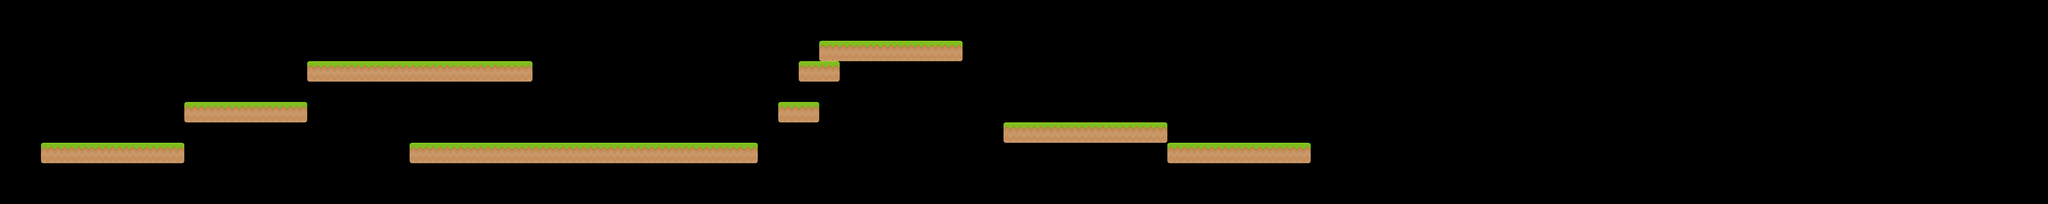

The image is a tile-based game level rendered from a .tmx file. Its description and source (layers, tilesets, objects; grid data summarised) follow:
An orthogonal 100x10 tile map with 70x70 px tiles, 1 tile layer (layer1) and 16 objects.

<map version="1.2" tiledversion="1.2.4" orientation="orthogonal" renderorder="right-down" width="100" height="10" tilewidth="70" tileheight="70" infinite="0" nextlayerid="9" nextobjectid="25">
 <tileset firstgid="1" name="heins_tiles" tilewidth="70" tileheight="70" spacing="2" tilecount="156" columns="12">
  <image source="tiles_spritesheet.png" trans="ff00ff" width="914" height="936" />
 </tileset>
 <layer id="6" name="layer1" width="100" height="10">
  <data>[1000 cells, 67 non-empty, 3 distinct tile ids]</data>
 </layer>
 <objectgroup id="7" name="platforms">
  <object id="4" x="144" y="490.667" width="485.333" height="62.6667" />
  <object id="5" x="632" y="352" width="416" height="68" />
  <object id="6" x="1050.67" y="209.333" width="770.667" height="69.3333" />
  <object id="7" x="1402.67" y="492" width="1186.67" height="68" />
  <object id="8" x="2662.67" y="352" width="136" height="66.6667" />
  <object id="9" x="2729.33" y="210.667" width="140" height="70.6667" />
  <object id="10" x="2801.33" y="138.667" width="489.333" height="70.6667" />
  <object id="11" x="3433.33" y="422.667" width="556" height="68" />
  <object id="12" x="3990.67" y="489.333" width="488" height="69.3333" />
 </objectgroup>
 <objectgroup id="8" name="coins">
  <object id="16" x="210.667" y="352" width="69.3333" height="66.6667" />
  <object id="17" x="637.333" y="218.667" width="61.3333" height="65.3333" />
  <object id="18" x="770.667" y="140" width="68" height="72" />
  <object id="19" x="910.667" y="212" width="69.3333" height="70.6667" />
  <object id="20" x="1056" y="76" width="62.6667" height="69.3333" />
  <object id="22" x="386.667" y="333.333" />
  <object id="24" x="569.333" y="437.333" />
 </objectgroup>
</map>
